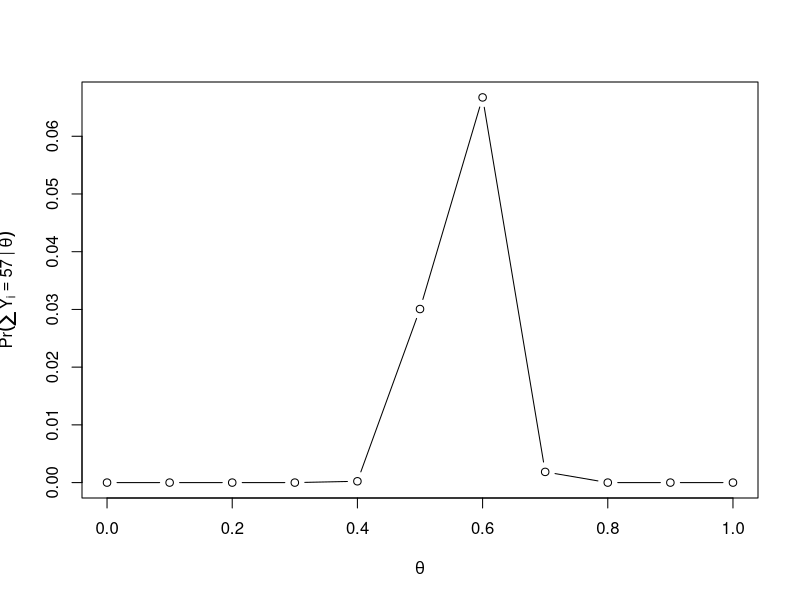
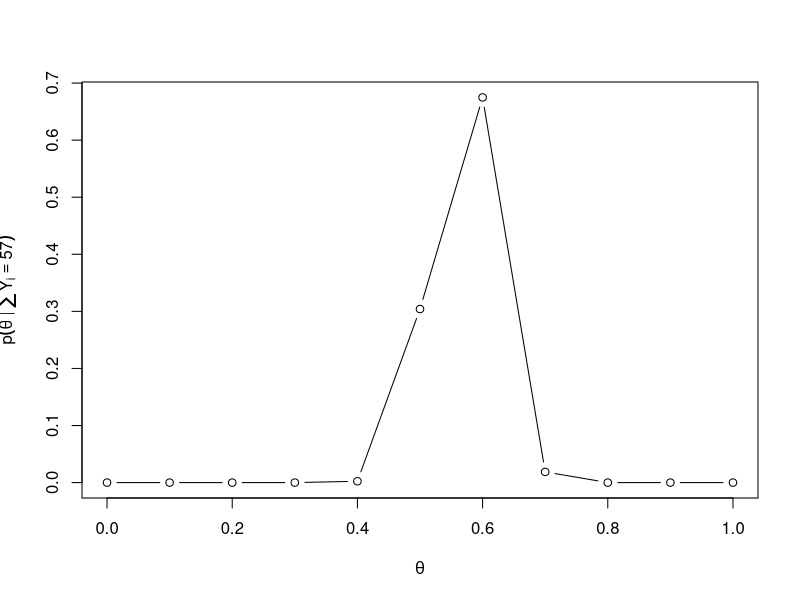

Write the R code that produced these figures, in order. (Note: this script raises an error after producing the figures.)
## ---- chunk 1
theta <- seq(0, 1, by = 0.1)
n <- 100
k <- 57

probs <- dbinom(k, size = n, prob = theta)

plot(theta, probs, type = "b",
     xlab = expression(theta), 
     ylab = expression(Pr(sum(Y[i]) == 57 ~ "|" ~ theta)))
## ---- chunk 2
theta <- seq(0, 1, by = 0.1)
n <- 100
k <- 57

likelihood <- dbinom(k, size = n, prob = theta)
posterior <- likelihood / sum(likelihood)

plot(theta, posterior, type = "b",
          xlab = expression(theta), 
          ylab = expression(p(theta ~ "|" ~ sum(Y[i]) == 57)))

## ---- chunk 3
theta1 <- seq(0, 1, by = 0.001)
n <- 100
k <- 57
prior <- 1     
likelihood <- dbinom(k, size = n, prob = theta)
posterior_kernel <- prior * likelihood

plot(theta1, posterior_kernel, type = "l",
     xlab = expression(theta),
     ylab = expression(p(theta) ~ Pr(sum(Y[i]) == 57 ~ "|" ~ theta)))
## ---- chunk 4
theta <- seq(0,1, by = 0.001)

posterior_density <- dbeta(theta, shape1 = 1 + 57, shape2 = 1 + 100 - 57)

plot(theta, posterior_density, type = "l",
     xlab = expression(theta),
     ylab = expression(p(theta ~ "|" ~ sum(Y[i]) == 57)))
## ---- chunk 5
set.seed(111)
S <- 5000

theta1_samples <- rbeta(S, shape1 = 58, shape2 = 44)
theta2_samples <- rbeta(S, shape1 = 31, shape2 = 21)

prob_theta1_less_theta2 <- mean(theta1_samples < theta2_samples)
prob_theta1_less_theta2
## ---- chunk 6
yA <- c(12,9,12,14,13,13,15,8,15,6)
yB <- c(11,11,10,9,9,8,7,10,6,8,8,9,7)

nA <- length(yA); sumA <- sum(yA)
nB <- length(yB); sumB <- sum(yB)

cat("nA", nA, "\n")
cat("nB", nB, "\n")
cat("sumA", sumA, "\n")
cat("sumB", sumB, "\n")
## ---- chunk 7
# post A ~ Gamma(237, 20)
# post B ~ Gamma(125, 14)
mean_A = 237/20
mean_B = 125/14
var_A = 237/(20^2)
var_B = 125/(14^2)
cred_A <- qgamma(c(0.025, 0.975), shape = 237, rate = 20)
cred_B <- qgamma(c(0.025, 0.975), shape = 125, rate = 14)
cat("mean A:", mean_A, "\n")
cat("mean B:", mean_B, "\n")
cat("variance A:", var_A, "\n")
cat("variance B:", var_B, "\n")
cat("credible interval A:", cred_A, "\n")
cat("credible interval B:", cred_B, "\n")

## ---- chunk 8
n0 <- 1:50
posterior_mean_B <- (12*n0 + 113) / (n0 + 13)
plot(n0, posterior_mean_B, type = "l",
     xlab = expression(n[0]), ylab = expression(E(theta[B] ~ "|" ~ y[B])))
## ---- chunk 9
S <- 10000
priorA <- rgamma(S, shape = 237, rate = 20)
priorB <- rgamma(S, shape = 125, rate = 14)

probs1 <- mean(priorB < priorA)
probs1
## ---- chunk 10
S <- 10000
postA <- rgamma(S, shape = 237, rate = 20)
n0_values <- 1:50
probs <- numeric(length(n0_values))

for (i in seq_along(n0_values)) {
  n0 <- n0_values[i]
  postB <- rgamma(S, shape = 12*n0 + 113, rate = n0 + 13)
  probs[i] <- mean(postB < postA)
}
plot(n0_values, probs, type = "l",
     xlab = expression(n[0]), ylab = expression(Pr(theta[B] < theta[A])),
     main = "Pr(theta_B < theta_A) vs n0", ylim = c(0,1))
## ---- chunk 11
set.seed(12)
S <- 10000

post_A <- rgamma(S, shape = 237, rate = 20)
post_B <- rgamma(S, shape = 12*1 + 113, rate = 1+13)

YA <- rpois(S, lambda = post_A)
YB <- rpois(S, lambda = post_B)

prob <- mean(YB < YA)
prob
## ---- chunk 12
set.seed(12)
S <- 10000
post_A <- rgamma(S, shape = 237, rate = 20)
YA <- rpois(S, lambda = post_A)
n0_values <- 1:50
prob <- numeric(length(n0_values))

for (i in seq_along(n0_values)) {
  n0 <- n0_values[i]
  post_B <- rgamma(S, shape = 12*n0 + 113, rate = n0 + 13) 
  YB <- rpois(S, lambda = post_B)                       
  prob[i] <- mean(YB < YA)}

plot(n0_values, prob, type = "l",
     xlab = expression(n[0]), ylab = expression(Pr(Y[B] < Y[A])),
     ylim = c(0,1))
